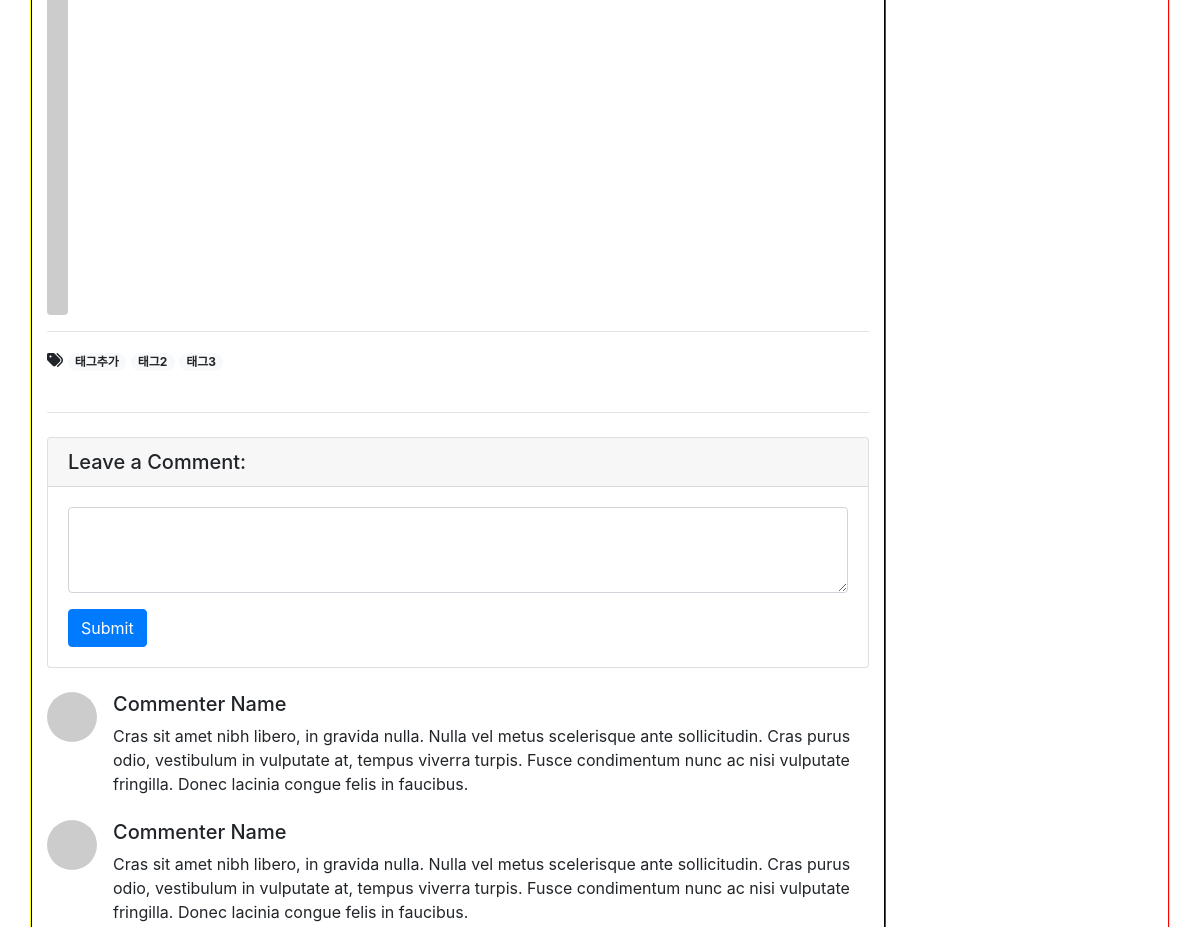
The app's page /blog/21/ (middle part), older data.
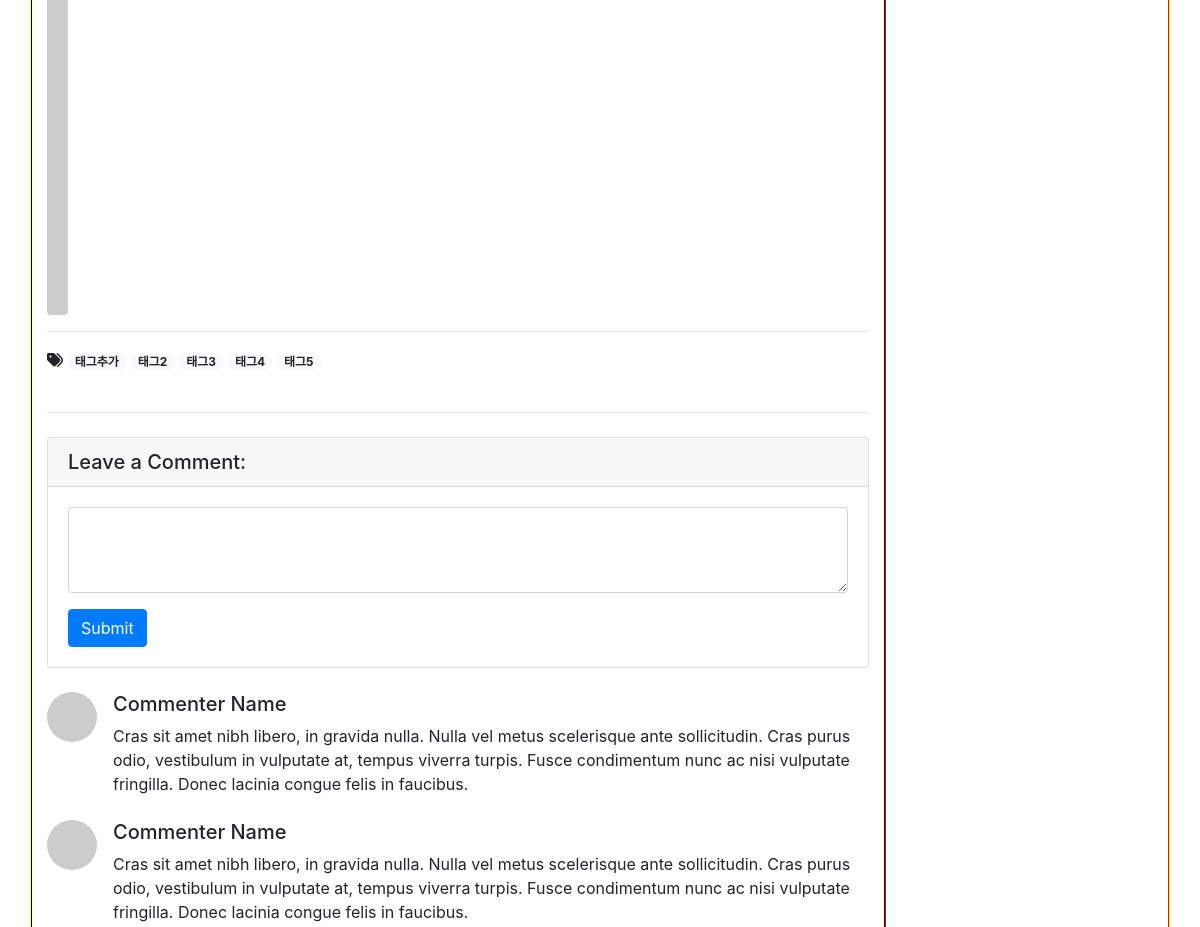
The same page, newer data.
### blog/models.py (models this page shows)
class Tag(models.Model):
    name = models.CharField(max_length=50)
    slug = models.SlugField(max_length=200, unique=True, allow_unicode=True)
    def __str__(self):
        return self.name
    def get_absolute_url(self):
        return f'/blog/tag/{self.slug}/'

### blog/views.py (the view)
# urls.py: path('<int:pk>/', views.PostDetail.as_view()),
class PostDetail(DetailView):
    model = Post
    def get_context_data(self, **kwargs):
        context = super(PostDetail, self).get_context_data()
        context['categories'] = Category.objects.all()
        context['no_category_post_count'] = Post.objects.filter(category=None).count()
        return context

### blog/models.py (called while the page is built)
    def __str__(self):
        return self.name

    def get_absolute_url(self):
        return f'/blog/category/{self.slug}/'

    def get_content_markdown(self):
        return markdown(self.content)

### blog/templates/blog/post_detail.html (shortened to what this page needs)
{% extends 'blog/base.html' %}
{% block main_area %}
<div id="post-area">
  {% if post.head_image %}
  <img class="img-fluid rounded" src="{{post.head_image.url}}" alt="{{post.title}} head_image">
  {% else %}
  <img class="img-fluid rounded" src="https://picsum.photos/seed/{{post.id}}/800/200" alt="random_image">
  {% endif %}
  <hr>
  {% if post.tags.exists %}
      <i class="fas fa-tags"></i>
      {% for tag in post.tags.all %}
          <a href="{{tag.get_absolute_url}}">
              <span class="badge badge-pill badge-light">{{tag}}</span>
          </a>
      {% endfor %}
      <br/>
      <br/>
  {% endif %}
  <hr>
</div>
<div id="comment-area">
    <div class="card my-4">
      <h5 class="card-header">Leave a Comment:</h5>
      <div class="card-body">
        <form>
          <div class="form-group">
            <textarea class="form-control" rows="3"></textarea>
          </div>
          <button type="submit" class="btn btn-primary">Submit</button>
        </form>
      </div>
    </div>
    <div class="media mb-4">
      <img class="d-flex mr-3 rounded-circle" src="http://placehold.it/50x50" alt="">
      <div class="media-body">
        <h5 class="mt-0">Commenter Name</h5>
        Cras sit amet nibh libero, in gravida nulla. Nulla vel metus scelerisque ante sollicitudin. Cras purus odio,
        vestibulum in vulputate at, tempus viverra turpis. Fusce condimentum nunc ac nisi vulputate fringilla. Donec
        lacinia
        congue felis in faucibus.
      </div>
    </div>
    <div class="media mb-4">
      <img class="d-flex mr-3 rounded-circle" src="http://placehold.it/50x50" alt="">
      <div class="media-body">
        <h5 class="mt-0">Commenter Name</h5>
        Cras sit amet nibh libero, in gravida nulla. Nulla vel metus scelerisque ante sollicitudin. Cras purus odio,
        vestibulum in vulputate at, tempus viverra turpis. Fusce condimentum nunc ac nisi vulputate fringilla. Donec
        lacinia
        congue felis in faucibus.
      </div>
    </div>
  </div>
</div>
{% endblock %}

### blog/templates/blog/base.html (shortened to what this page needs)
<!DOCTYPE html>
<html lang="ko">
{% load static %}
<head>
    <link rel="stylesheet" href="{% static 'blog/bootstrap/bootstrap.min.css' %}" media="screen">
</head>
<body>
<div class="container my-3">
    <div class="row" style="border: solid 1px yellow;">
        <div class="col-md-8 col-lg-9" id="main-area" style="border: solid 1px black;">
            {% block main_area %}
            {% endblock %}
            <div class="col-md-4 col-lg-3" style="border: solid 1px red;">
            </div>
        </div>
    </div>
</body>
</html>

Row changes from the older to the newer data that the page shows:
added Tag: name "태그4"
added Tag: name "태그5"
